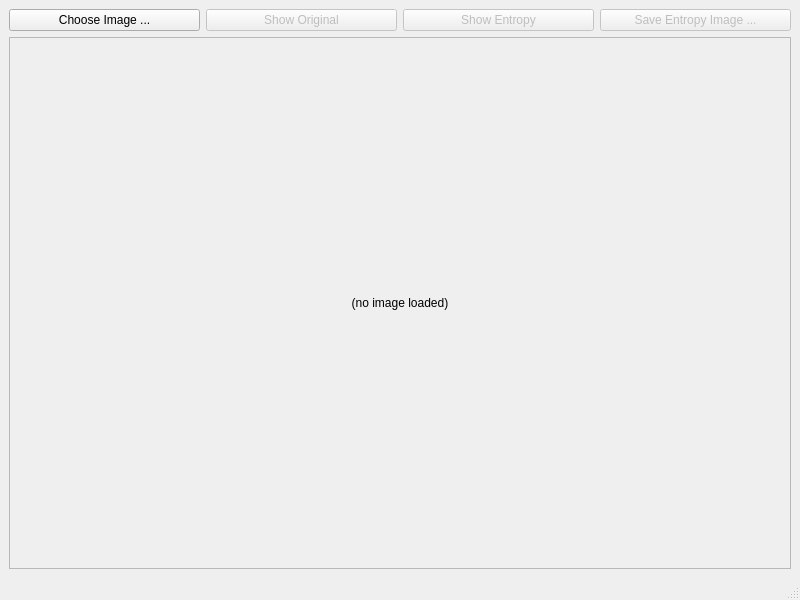
<?xml version="1.0" encoding="UTF-8"?>
<ui version="4.0">
 <class>MainWindow</class>
 <widget class="QMainWindow" name="MainWindow">
  <property name="geometry">
   <rect>
    <x>0</x>
    <y>0</y>
    <width>800</width>
    <height>600</height>
   </rect>
  </property>
  <property name="acceptDrops">
   <bool>false</bool>
  </property>
  <property name="windowTitle">
   <string>MainWindow</string>
  </property>
  <widget class="QWidget" name="centralwidget">
   <layout class="QVBoxLayout" name="verticalLayout">
    <item>
     <layout class="QHBoxLayout" name="horizontalLayout">
      <item>
       <widget class="QPushButton" name="btnChooseImage">
        <property name="text">
         <string>Choose Image ...</string>
        </property>
       </widget>
      </item>
      <item>
       <widget class="QPushButton" name="btnShowOriginal">
        <property name="enabled">
         <bool>false</bool>
        </property>
        <property name="text">
         <string>Show Original</string>
        </property>
       </widget>
      </item>
      <item>
       <widget class="QPushButton" name="btnShowEntropy">
        <property name="enabled">
         <bool>false</bool>
        </property>
        <property name="text">
         <string>Show Entropy</string>
        </property>
       </widget>
      </item>
      <item>
       <widget class="QPushButton" name="btnSaveEntropyImage">
        <property name="enabled">
         <bool>false</bool>
        </property>
        <property name="text">
         <string>Save Entropy Image ...</string>
        </property>
       </widget>
      </item>
     </layout>
    </item>
    <item>
     <widget class="QScrollArea" name="scrollArea">
      <property name="widgetResizable">
       <bool>true</bool>
      </property>
      <widget class="QWidget" name="scrollAreaWidgetContents">
       <property name="geometry">
        <rect>
         <x>0</x>
         <y>0</y>
         <width>776</width>
         <height>514</height>
        </rect>
       </property>
       <layout class="QVBoxLayout" name="verticalLayout_2">
        <property name="leftMargin">
         <number>0</number>
        </property>
        <property name="topMargin">
         <number>0</number>
        </property>
        <property name="rightMargin">
         <number>0</number>
        </property>
        <property name="bottomMargin">
         <number>0</number>
        </property>
        <item>
         <widget class="QLabel" name="lblImage">
          <property name="text">
           <string>(no image loaded)</string>
          </property>
          <property name="alignment">
           <set>Qt::AlignCenter</set>
          </property>
         </widget>
        </item>
       </layout>
      </widget>
     </widget>
    </item>
   </layout>
  </widget>
  <widget class="QStatusBar" name="statusbar"/>
 </widget>
 <resources/>
 <connections/>
</ui>
